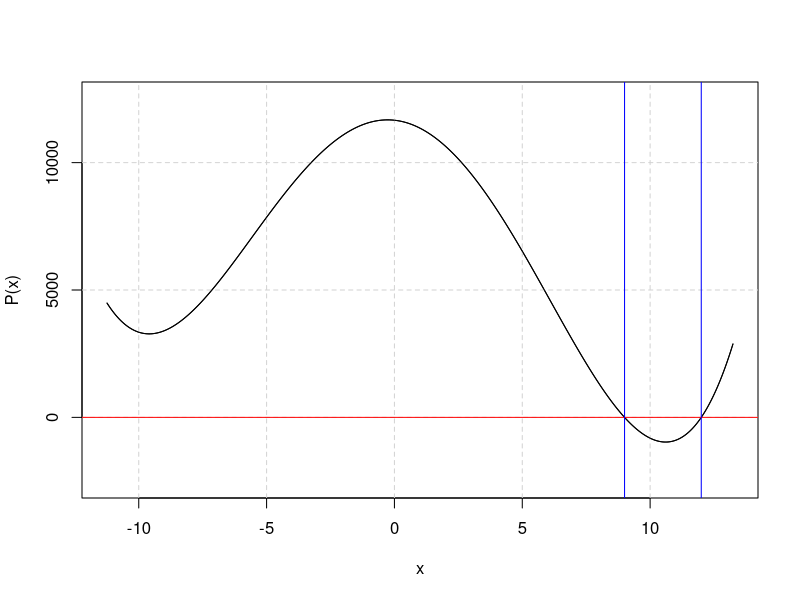

This figure's R source:
library(polynom)
a = 108
b = 102
p = polynomial(c(a*a,a*-1,-2*b,-1,1))
sol = Re(solve(polynomial(p)))
sol = sol[which(sol>0)]
plot(p,
     xlim=range(c(-11,13)),
     ylim=range(c(-2560,12560)))
par(new=TRUE)
abline(h=0,col="red")
par(new=TRUE)
abline(v=sol,col="blue")